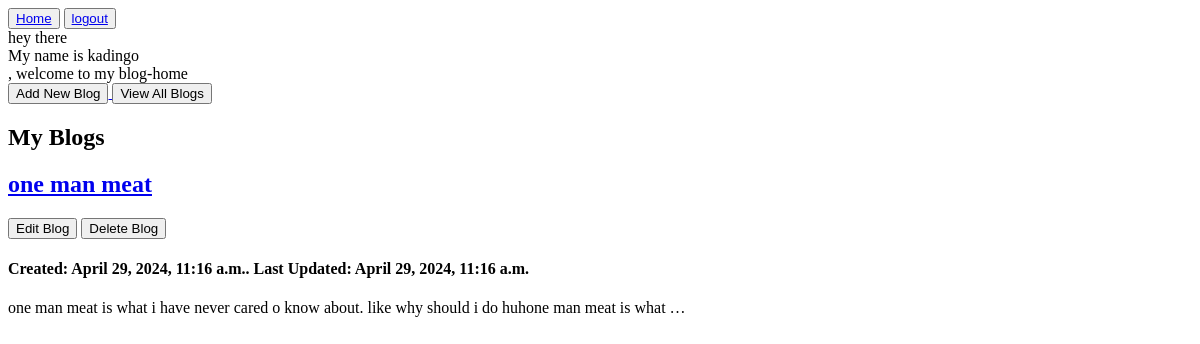
/blog/home (signed in), run on an earlier commit of the app's database.
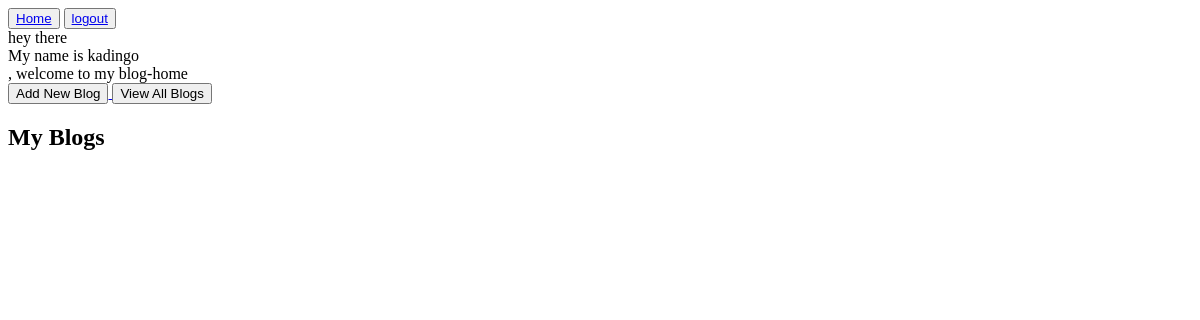
And on a later commit of the database.
### myblog/models.py (models this page shows, shortened)
class Blog(models.Model):
    author = models.ForeignKey(settings.AUTH_USER_MODEL, on_delete=models.CASCADE)
    title = models.CharField(max_length=120)
    description = models.TextField(blank=True, null=True)
    created_at = models.DateTimeField(auto_now_add=True, blank=True, null=True)
    updated_at = models.DateTimeField(auto_now=True, blank=True, null=True)
    slug = models.SlugField(unique=True, blank=True, null=True)

### myblog/views.py (the view)
# urls.py: path("home", views.home, name="home"),
@login_required(login_url="user_signin")
def home(request):
    username = request.user.username
    blogs = models.Blog.objects.filter(author=request.user)
    context = {
        "username": username,
        "blogs": blogs
    }
    return render(request, "myblog/home.html", context)

### templates/myblog/home.html (shortened to what this page needs)
{% extends "base.html" %}
{% block content %}
<div>hey there</div>
<div>My name is {{ username}}</div>, welcome to my blog-home
<div>
    <a href={% url "add_blog" %}>
        <button>Add New Blog</button>
    </a>
    <a href={% url "blogs" %}>
        <button>View All Blogs</button>
    </a>
</div>
<h2>My Blogs</h2>
{% for blog in blogs %}
    <a href={% url "blog_details" slug=blog.slug %}>
        <h2>{{ blog.title }}</h2>
        {% if request.user == blog.author %}
        <a href={% url "edit_blog" blog.slug%}><button>Edit Blog</button></a>
        <a href={% url "delete_blog" blog.slug%}><button>Delete Blog</button></a>
        {% endif %}
    </a>
    <h4>Created: {{blog.created_at}}. Last Updated: {{blog.updated_at}}</h4>
        <p>{{ blog.description|truncatechars:100 }}</p>
    {% endfor %}
{% endblock content %}

What changed in the data, as far as the page shows it:
removed Blog: title "one man meat", shows "Edit Blog", created_at "April 29, 2024, 11:16 a.m.", updated_at "April 29, 2024, 11:16 a.m.", description "one man meat is what i have never cared o know about. like why should i do huhone man meat is what …"
